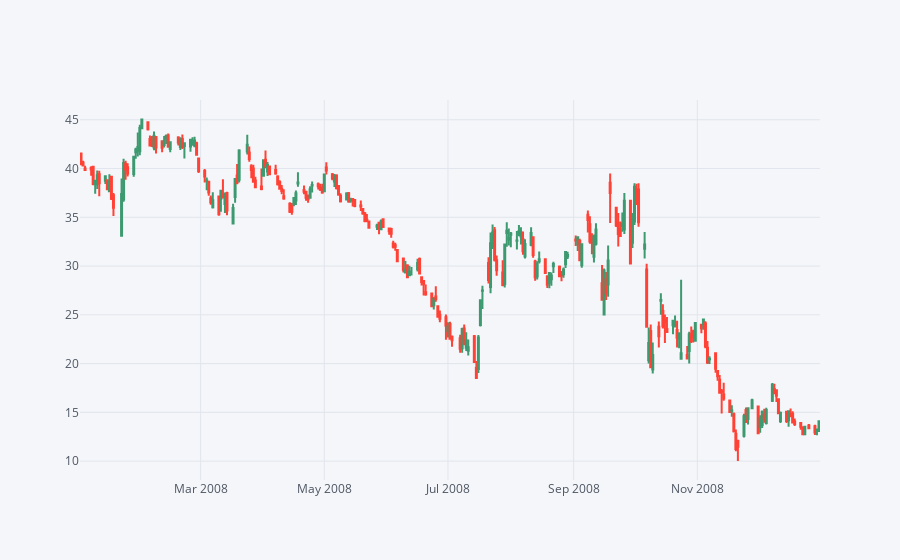

Source (notebook cell):
### Markdown cell above
<b>** candle plot of Bank of America's stock from Jan 1st 2015 to Jan 1st 2016.**</b>

### Code cell
BAC[['Open', 'High', 'Low', 'Close']].loc[returns.index.year == 2008].\
    iplot(kind='candle')

### Figure 1 — Plotly figure (JSON) as saved in the notebook; plotly's stock layout.template omitted (floating-point values rounded to 4 significant figures; data arrays with more than 128 entries replaced by an {"elided": "..."} marker saying what was removed)
{"data": [{"close": {"elided": "253 float values"}, "high": {"elided": "253 float values"}, "low": {"elided": "253 float values"}, "open": {"elided": "253 float values"}, "showlegend": false, "type": "candlestick", "x": {"elided": "253 str values"}, "yaxis": "y2"}], "layout": {"legend": {"bgcolor": "#F5F6F9", "font": {"color": "#4D5663"}}, "paper_bgcolor": "#F5F6F9", "plot_bgcolor": "#F5F6F9", "title": {"font": {"color": "#4D5663"}}, "xaxis": {"gridcolor": "#E1E5ED", "rangeslider": {"visible": false}, "showgrid": true, "tickfont": {"color": "#4D5663"}, "title": {"font": {"color": "#4D5663"}, "text": ""}, "zerolinecolor": "#E1E5ED"}, "yaxis": {"gridcolor": "#E1E5ED", "showgrid": true, "showticklabels": false, "tickfont": {"color": "#4D5663"}, "title": {"font": {"color": "#4D5663"}, "text": ""}, "zerolinecolor": "#E1E5ED"}, "yaxis2": {"gridcolor": "#E1E5ED", "showgrid": true, "tickfont": {"color": "#4D5663"}, "title": {"font": {"color": "#4D5663"}, "text": ""}, "zerolinecolor": "#E1E5ED"}}}
